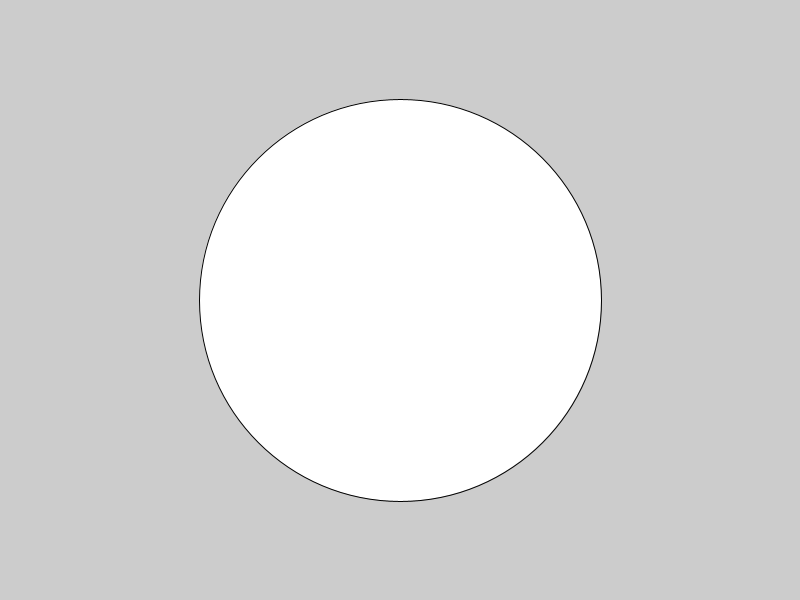
Frame 1 (no input)
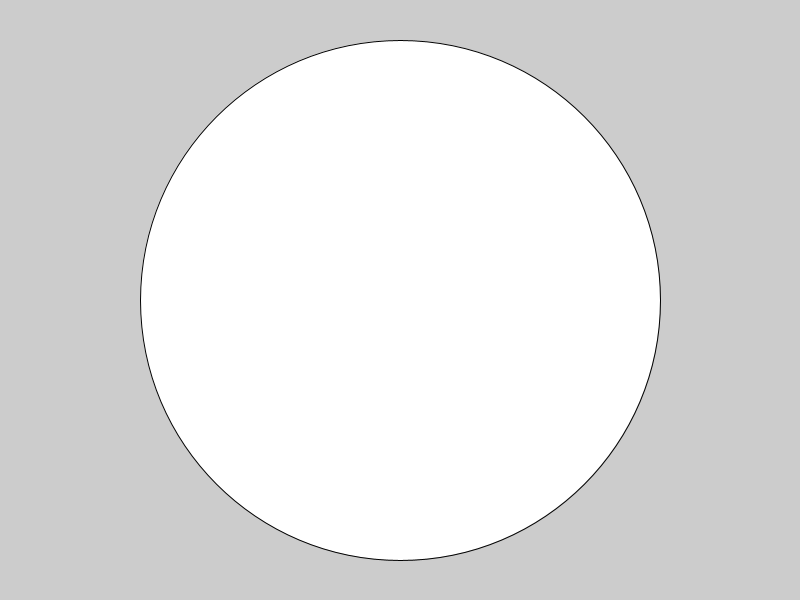
Frame 60 (the mouse pressed at the canvas centre just before this capture)
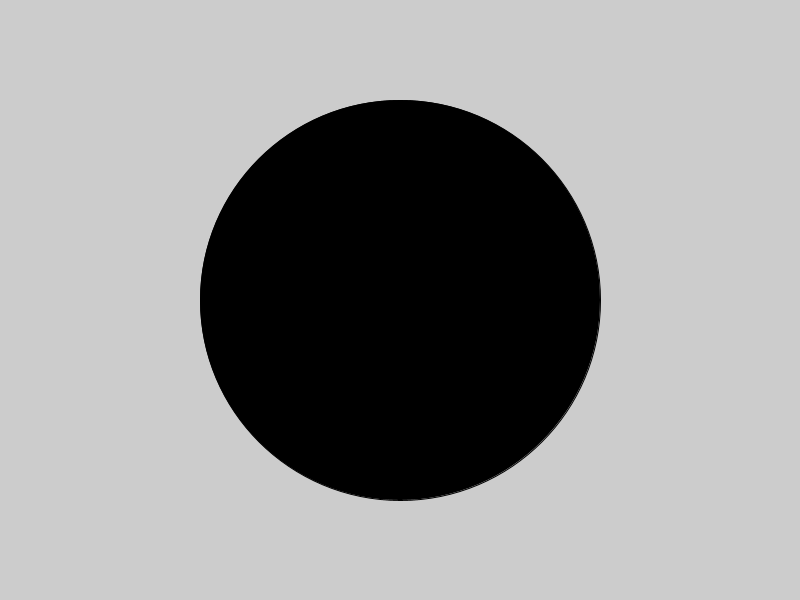
Frame 120 (the mouse held since frame 60 and released just before this capture)

The Processing sketch that drew these frames (run headless with seeded random() and noise(); from frame 60 on, the mouse is pressed at the canvas centre):

// Processing sketch: sketch_200313f
// ── sketch_200313f.pde
int radius = 200;

void setup()
{
  size(800, 600);
  ellipseMode(RADIUS);
  
}

void draw()
{
  background(204);
  
  float distance = dist(mouseX, mouseY, 400, 300);
  
  if(distance < radius)
  {
    radius--;
    fill(0);
    
    if(radius < 50)
    {
      radius = 50;
    }
  }
  else
  {
    radius++;
    fill(255);
    
    if(radius > 300)
    {
      radius = 300;
    }
  }
  
  ellipse(400, 300, radius, radius);
}
